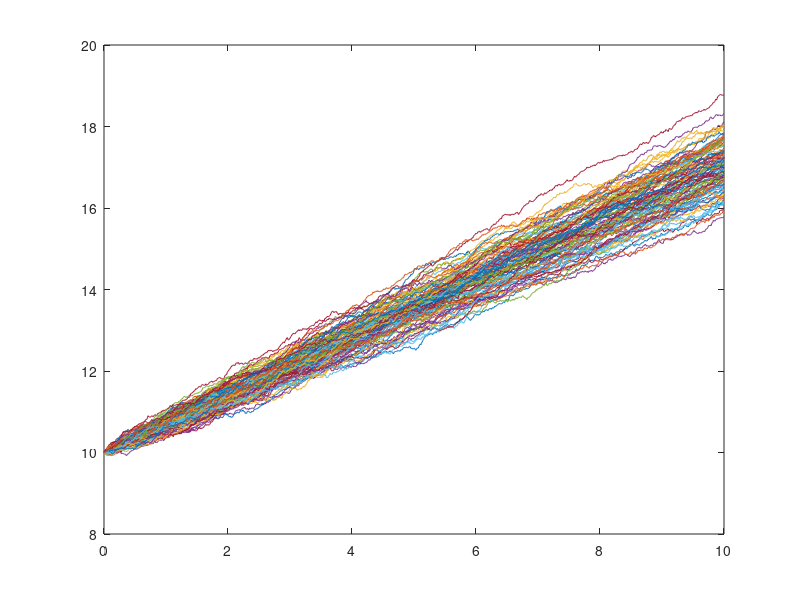

Here is the MATLAB script that generated this plot:
close all; clear all;

M = 100;
T = 10;
N = 1000;

x = zeros(N+1, M);
t = zeros(N+1, 1);
x(1,:) = 10;
dt = T/N;

a = 0.7;
b = 0.17;

for i=2:N+1
    t(i) = t(i-1) + dt;
    x(i,:) = x(i-1,:) + a*dt + b*sqrt(dt)*randn(1,M);
end

plot(t,x);